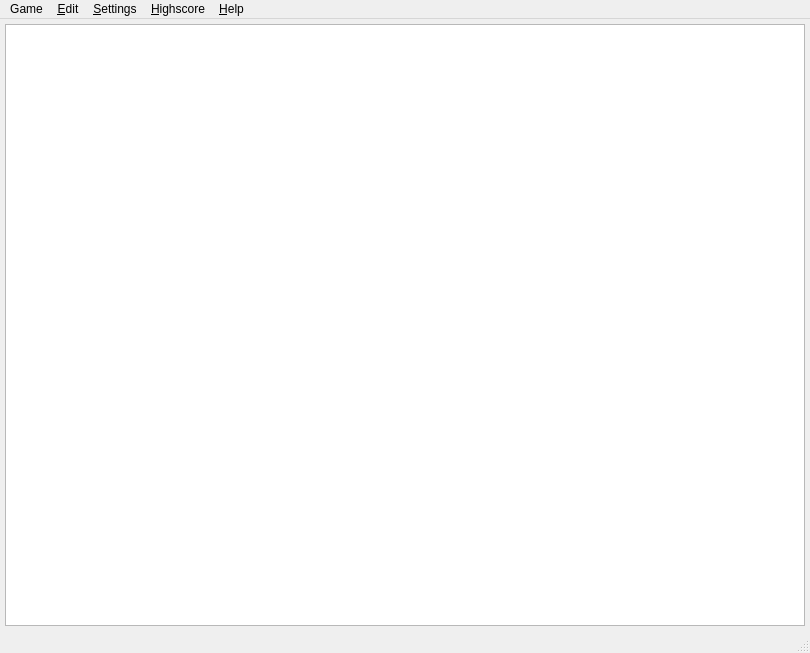
<?xml version="1.0" encoding="UTF-8"?>
<ui version="4.0">
 <class>MainWindow</class>
 <widget class="QMainWindow" name="MainWindow">
  <property name="geometry">
   <rect>
    <x>0</x>
    <y>0</y>
    <width>810</width>
    <height>653</height>
   </rect>
  </property>
  <property name="windowTitle">
   <string>Patience</string>
  </property>
  <widget class="QWidget" name="centralwidget">
   <layout class="QGridLayout" name="gridLayout">
    <property name="margin">
     <number>5</number>
    </property>
    <item row="0" column="0">
     <widget class="Viewer" name="viewer">
      <property name="verticalScrollBarPolicy">
       <enum>Qt::ScrollBarAlwaysOff</enum>
      </property>
      <property name="horizontalScrollBarPolicy">
       <enum>Qt::ScrollBarAlwaysOff</enum>
      </property>
      <property name="renderHints">
       <set>QPainter::Antialiasing|QPainter::HighQualityAntialiasing|QPainter::SmoothPixmapTransform|QPainter::TextAntialiasing</set>
      </property>
      <property name="cacheMode">
       <set>QGraphicsView::CacheBackground</set>
      </property>
      <property name="viewportUpdateMode">
       <enum>QGraphicsView::FullViewportUpdate</enum>
      </property>
     </widget>
    </item>
   </layout>
  </widget>
  <widget class="QMenuBar" name="menubar">
   <property name="geometry">
    <rect>
     <x>0</x>
     <y>0</y>
     <width>810</width>
     <height>22</height>
    </rect>
   </property>
   <widget class="QMenu" name="menuSpiel">
    <property name="title">
     <string>Game</string>
    </property>
    <addaction name="action_neues_spiel"/>
    <addaction name="separator"/>
    <addaction name="action_beenden"/>
   </widget>
   <widget class="QMenu" name="menu_Hilfe">
    <property name="title">
     <string>&amp;Help</string>
    </property>
    <addaction name="action_about"/>
    <addaction name="action_about_qt"/>
   </widget>
   <widget class="QMenu" name="menu_Einstellungen">
    <property name="title">
     <string>&amp;Settings</string>
    </property>
    <widget class="QMenu" name="menu_Cardset">
     <property name="title">
      <string>&amp;Cardset</string>
     </property>
     <addaction name="action_french"/>
     <addaction name="action_german"/>
    </widget>
    <widget class="QMenu" name="menu_Gametype">
     <property name="title">
      <string>Gametype</string>
     </property>
     <addaction name="action_eine_ziehen"/>
     <addaction name="action_drei_ziehen"/>
    </widget>
    <widget class="QMenu" name="menuSave_Game">
     <property name="title">
      <string>Save Game</string>
     </property>
     <addaction name="action_speichern"/>
     <addaction name="action_nicht_speichern"/>
     <addaction name="separator"/>
     <addaction name="action_fragen"/>
    </widget>
    <widget class="QMenu" name="menuUser_interface">
     <property name="title">
      <string>User interface</string>
     </property>
     <addaction name="action_rahmen"/>
     <addaction name="action_transperenz"/>
    </widget>
    <addaction name="menu_Cardset"/>
    <addaction name="menu_Gametype"/>
    <addaction name="menuSave_Game"/>
    <addaction name="menuUser_interface"/>
   </widget>
   <widget class="QMenu" name="menu_Highscore">
    <property name="title">
     <string>&amp;Highscore</string>
    </property>
    <addaction name="action_highscore"/>
   </widget>
   <widget class="QMenu" name="menu_Edit">
    <property name="title">
     <string>&amp;Edit</string>
    </property>
    <addaction name="action_undo"/>
   </widget>
   <addaction name="menuSpiel"/>
   <addaction name="menu_Edit"/>
   <addaction name="menu_Einstellungen"/>
   <addaction name="menu_Highscore"/>
   <addaction name="menu_Hilfe"/>
  </widget>
  <widget class="QStatusBar" name="statusbar"/>
  <action name="action_neues_spiel">
   <property name="text">
    <string>&amp;New Game</string>
   </property>
   <property name="shortcut">
    <string>Ctrl+N</string>
   </property>
  </action>
  <action name="action_beenden">
   <property name="text">
    <string>Close</string>
   </property>
  </action>
  <action name="action_about">
   <property name="text">
    <string>About Patience</string>
   </property>
  </action>
  <action name="action_about_qt">
   <property name="text">
    <string>About QT</string>
   </property>
  </action>
  <action name="action_french_">
   <property name="checkable">
    <bool>true</bool>
   </property>
   <property name="text">
    <string>French</string>
   </property>
  </action>
  <action name="action_german_">
   <property name="checkable">
    <bool>true</bool>
   </property>
   <property name="text">
    <string>German</string>
   </property>
  </action>
  <action name="action_highscore">
   <property name="text">
    <string>&amp;Show</string>
   </property>
  </action>
  <action name="action_eine_ziehen_">
   <property name="checkable">
    <bool>true</bool>
   </property>
   <property name="text">
    <string>Take One</string>
   </property>
  </action>
  <action name="action_drei_ziehen_">
   <property name="checkable">
    <bool>true</bool>
   </property>
   <property name="text">
    <string>Take Three</string>
   </property>
  </action>
  <action name="action_french">
   <property name="checkable">
    <bool>true</bool>
   </property>
   <property name="text">
    <string>French</string>
   </property>
  </action>
  <action name="action_german">
   <property name="checkable">
    <bool>true</bool>
   </property>
   <property name="text">
    <string>German</string>
   </property>
  </action>
  <action name="action_eine_ziehen">
   <property name="checkable">
    <bool>true</bool>
   </property>
   <property name="text">
    <string>Take One</string>
   </property>
  </action>
  <action name="action_drei_ziehen">
   <property name="checkable">
    <bool>true</bool>
   </property>
   <property name="text">
    <string>Take Three</string>
   </property>
  </action>
  <action name="action_rahmen">
   <property name="checkable">
    <bool>true</bool>
   </property>
   <property name="checked">
    <bool>true</bool>
   </property>
   <property name="text">
    <string>Frame</string>
   </property>
  </action>
  <action name="action_undo">
   <property name="text">
    <string>Undo</string>
   </property>
  </action>
  <action name="action_fragen">
   <property name="checkable">
    <bool>true</bool>
   </property>
   <property name="checked">
    <bool>true</bool>
   </property>
   <property name="text">
    <string>Ask</string>
   </property>
  </action>
  <action name="action_speichern">
   <property name="checkable">
    <bool>true</bool>
   </property>
   <property name="checked">
    <bool>false</bool>
   </property>
   <property name="text">
    <string>Save</string>
   </property>
  </action>
  <action name="action_nicht_speichern">
   <property name="checkable">
    <bool>true</bool>
   </property>
   <property name="text">
    <string>Don't save</string>
   </property>
  </action>
  <action name="action_transperenz">
   <property name="checkable">
    <bool>true</bool>
   </property>
   <property name="checked">
    <bool>true</bool>
   </property>
   <property name="text">
    <string>Transparency</string>
   </property>
  </action>
 </widget>
 <customwidgets>
  <customwidget>
   <class>Viewer</class>
   <extends>QGraphicsView</extends>
   <header>Viewer.h</header>
  </customwidget>
 </customwidgets>
 <resources>
  <include location="resourcen.qrc"/>
 </resources>
 <connections/>
</ui>
